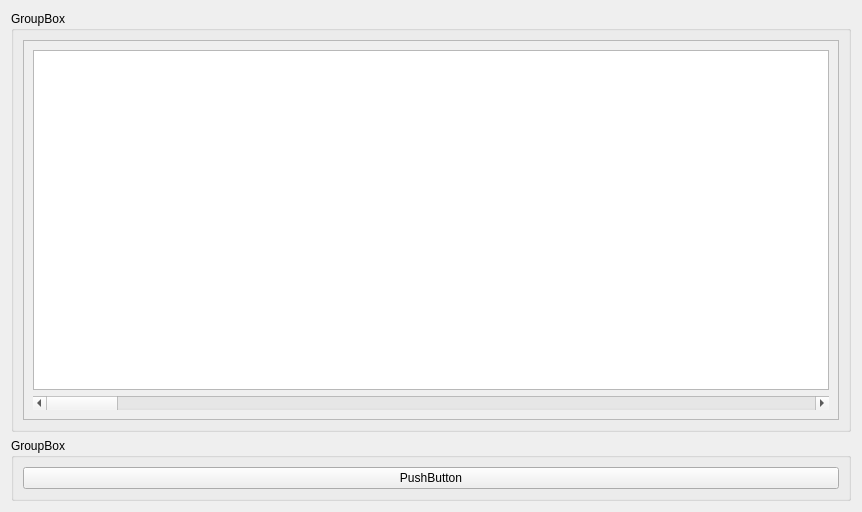
<?xml version="1.0" encoding="UTF-8"?>
<ui version="4.0">
 <class>Form</class>
 <widget class="QWidget" name="Form">
  <property name="geometry">
   <rect>
    <x>0</x>
    <y>0</y>
    <width>862</width>
    <height>512</height>
   </rect>
  </property>
  <property name="windowTitle">
   <string>Form</string>
  </property>
  <layout class="QVBoxLayout" name="verticalLayout">
   <item>
    <layout class="QVBoxLayout" name="verticalLayout_2">
     <item>
      <widget class="QGroupBox" name="groupBox">
       <property name="title">
        <string>GroupBox</string>
       </property>
       <layout class="QVBoxLayout" name="verticalLayout_3">
        <item>
         <widget class="QScrollArea" name="scrollArea">
          <property name="widgetResizable">
           <bool>true</bool>
          </property>
          <widget class="QWidget" name="scrollAreaWidgetContents">
           <property name="geometry">
            <rect>
             <x>0</x>
             <y>0</y>
             <width>820</width>
             <height>395</height>
            </rect>
           </property>
           <layout class="QVBoxLayout" name="verticalLayout_5">
            <item>
             <widget class="QTableView" name="tableView"/>
            </item>
            <item>
             <widget class="QScrollBar" name="horizontalScrollBar">
              <property name="orientation">
               <enum>Qt::Horizontal</enum>
              </property>
             </widget>
            </item>
           </layout>
          </widget>
         </widget>
        </item>
       </layout>
      </widget>
     </item>
    </layout>
   </item>
   <item>
    <widget class="QGroupBox" name="groupBox_2">
     <property name="title">
      <string>GroupBox</string>
     </property>
     <layout class="QVBoxLayout" name="verticalLayout_4">
      <item>
       <widget class="QPushButton" name="pushButton">
        <property name="text">
         <string>PushButton</string>
        </property>
       </widget>
      </item>
     </layout>
    </widget>
   </item>
  </layout>
 </widget>
 <resources/>
 <connections/>
</ui>
